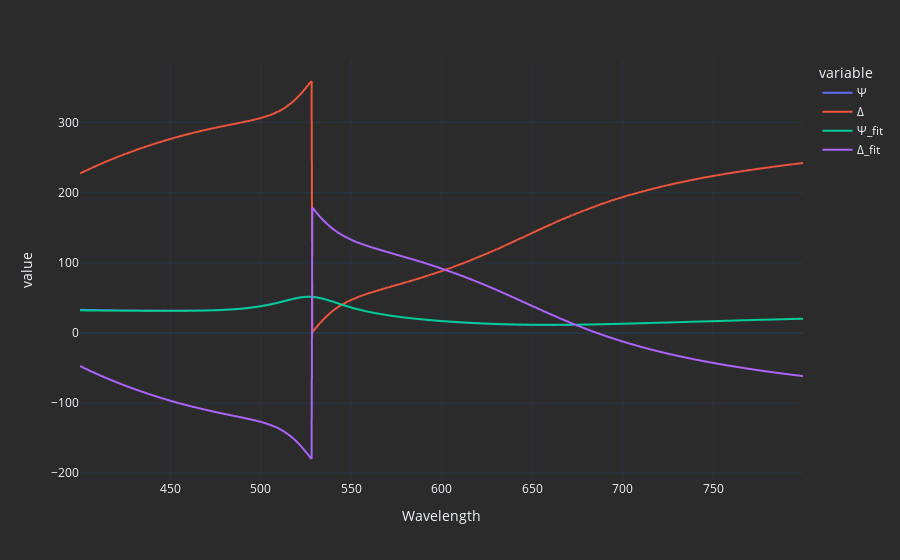

Notebook code cell kept with this figure:
### Markdown cell above
# Show fit

### Code cell
SiO2 = bm.IsotropicMaterial(bm.DispersionCauchy(out.params['SiO2_n0'], out.params['SiO2_n1'], out.params['SiO2_n2'],
                                                out.params['SiO2_k0'], out.params['SiO2_k1'], out.params['SiO2_k2']))

TiO2 = bm.IsotropicMaterial(bm.DispersionCauchy(out.params['TiO2_n0'], 
                                                out.params['TiO2_n1'], 
                                                out.params['TiO2_n2'], 
                                                out.params['TiO2_k0'], 
                                                out.params['TiO2_k1'], 
                                                out.params['TiO2_k2']))


Front = bm.IsotropicMaterial(bm.DispersionLess(1))  # Air
Layer = [bm.Layer(TiO2, out.params['TiO2_d']),
         bm.Layer(SiO2, out.params['SiO2_d'])]
S = bm.Structure(Front, Layer, Si)

fit_result = S.evaluate(tss.index.to_numpy(), 70)

pd.concat([tss, 
           pd.DataFrame({'Ψ_fit': fit_result.psi,
                        'Δ_fit': fit_result.delta}, 
                        index=tss.index)]
         ).plot()

### Figure 1 — Plotly figure (JSON) as saved in the notebook; plotly's stock layout.template omitted (floating-point values rounded to 4 significant figures; data arrays with more than 128 entries replaced by an {"elided": "..."} marker saying what was removed)
{"data": [{"hovertemplate": "variable=Ψ<br>Wavelength=%{x}<br>value=%{y}<extra></extra>", "legendgroup": "Ψ", "line": {"color": "#636efa", "dash": "solid"}, "mode": "lines", "name": "Ψ", "showlegend": true, "type": "scattergl", "x": {"elided": "1852 float values"}, "xaxis": "x", "y": {"elided": "1852 float values"}, "yaxis": "y"}, {"hovertemplate": "variable=Δ<br>Wavelength=%{x}<br>value=%{y}<extra></extra>", "legendgroup": "Δ", "line": {"color": "#EF553B", "dash": "solid"}, "mode": "lines", "name": "Δ", "showlegend": true, "type": "scattergl", "x": {"elided": "1852 float values"}, "xaxis": "x", "y": {"elided": "1852 float values"}, "yaxis": "y"}, {"hovertemplate": "variable=Ψ_fit<br>Wavelength=%{x}<br>value=%{y}<extra></extra>", "legendgroup": "Ψ_fit", "line": {"color": "#00cc96", "dash": "solid"}, "mode": "lines", "name": "Ψ_fit", "showlegend": true, "type": "scattergl", "x": {"elided": "1852 float values"}, "xaxis": "x", "y": {"elided": "1852 float values"}, "yaxis": "y"}, {"hovertemplate": "variable=Δ_fit<br>Wavelength=%{x}<br>value=%{y}<extra></extra>", "legendgroup": "Δ_fit", "line": {"color": "#ab63fa", "dash": "solid"}, "mode": "lines", "name": "Δ_fit", "showlegend": true, "type": "scattergl", "x": {"elided": "1852 float values"}, "xaxis": "x", "y": {"elided": "1852 float values"}, "yaxis": "y"}], "layout": {"autosize": true, "legend": {"title": {"text": "variable"}, "tracegroupgap": 0}, "margin": {"t": 60}, "xaxis": {"anchor": "y", "autorange": true, "domain": [0, 1], "range": [400.1, 799.7], "title": {"text": "Wavelength"}, "type": "linear"}, "yaxis": {"anchor": "x", "autorange": true, "domain": [0, 1], "range": [-209.7, 389.1], "title": {"text": "value"}, "type": "linear"}}}
